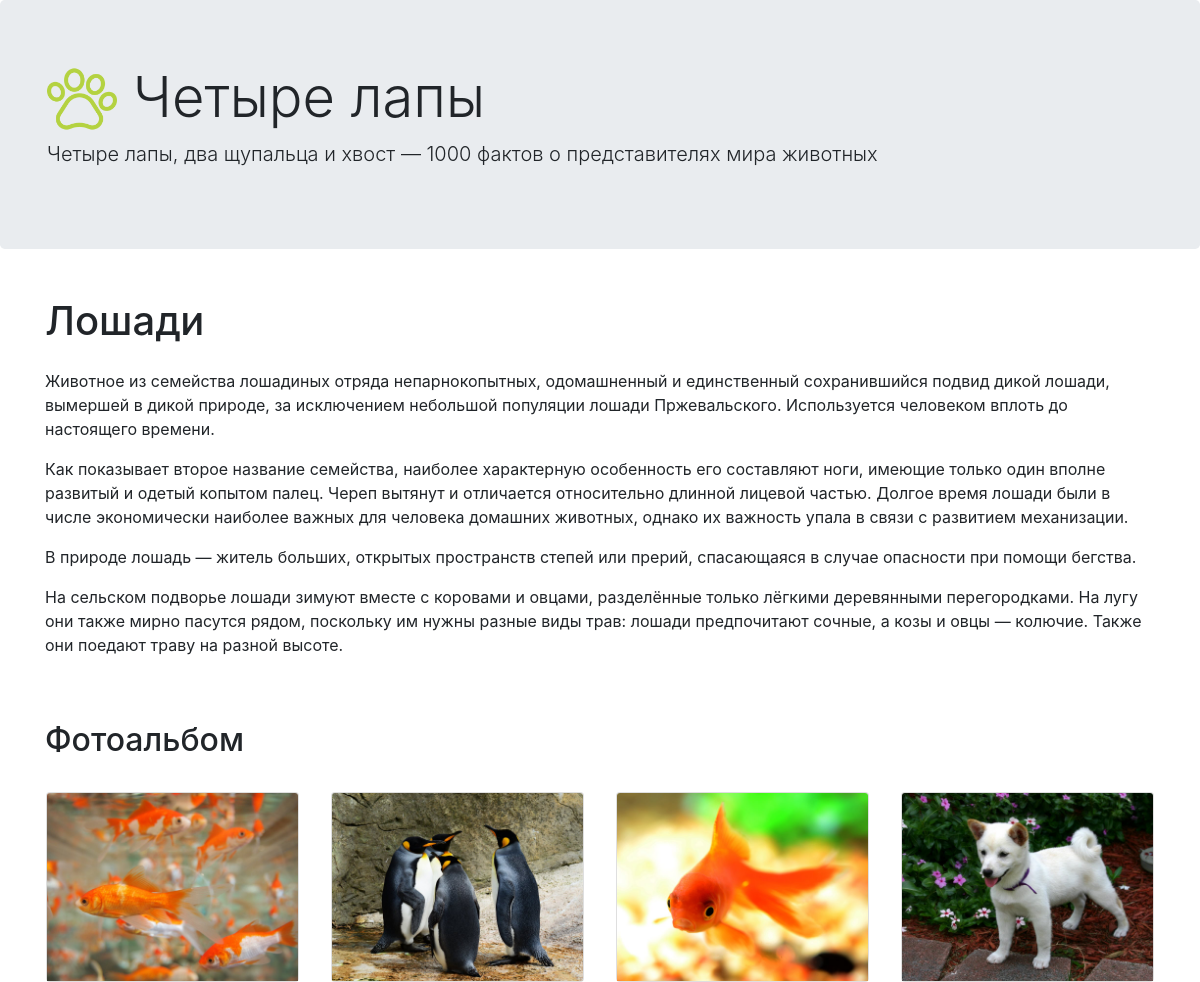
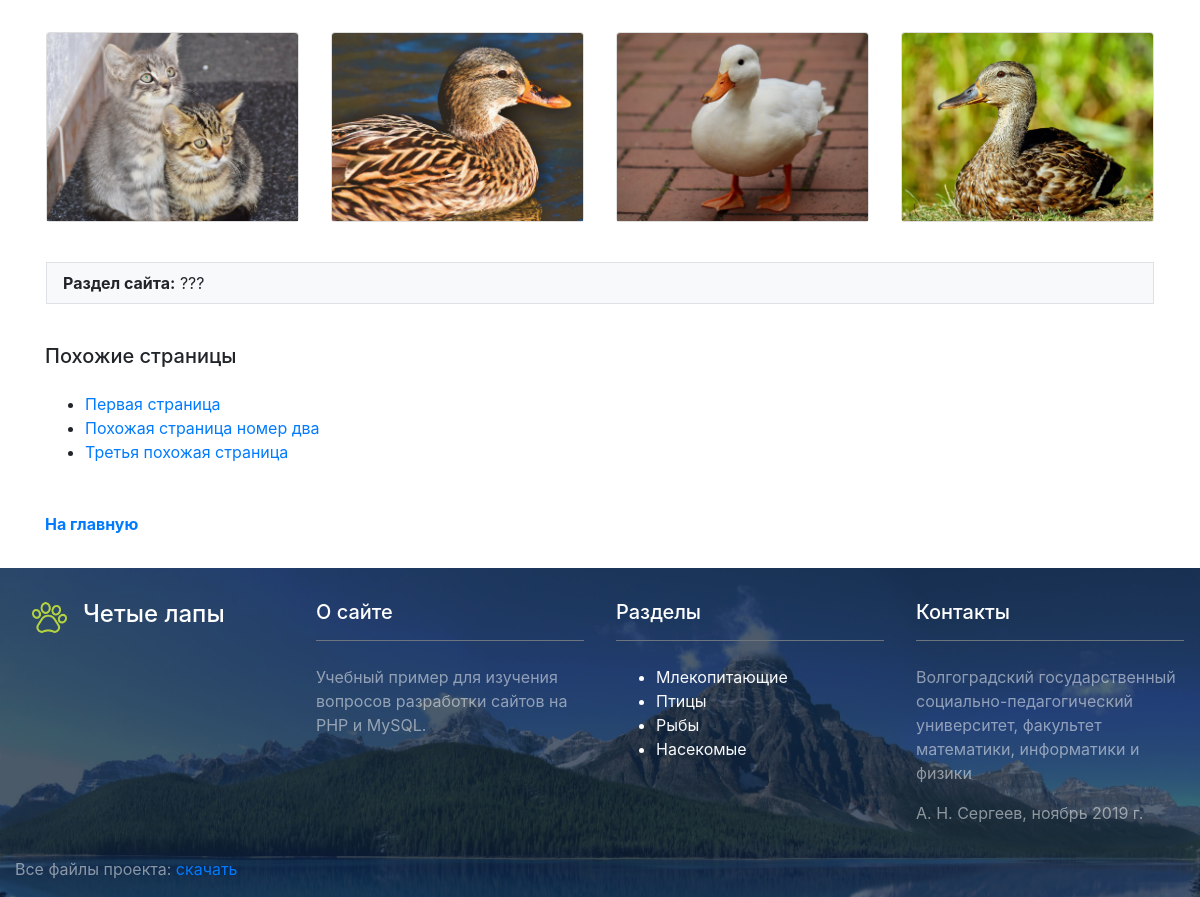
/?page=4, run on the app's committed database (2 pictures, top to bottom).
### tables this page shows
CREATE TABLE IF NOT EXISTS `pages` (
  `id` bigint(20) NOT NULL AUTO_INCREMENT,
  `title` text NOT NULL,
  `description` text,
  `content` text NOT NULL,
  `category` bigint(20) NOT NULL,
  `image` varchar(200) DEFAULT NULL,
  PRIMARY KEY (`id`)
);

CREATE TABLE IF NOT EXISTS `photos` (
  `id` bigint(20) NOT NULL AUTO_INCREMENT,
  `file` varchar(200) NOT NULL,
  `page` bigint(20) NOT NULL,
  PRIMARY KEY (`id`)
);

### content.php (the view)
<div class="container mt-5 mb-3">
    <?php
        $result = $mysqli->query( "SELECT * FROM pages WHERE id=$page_id" );
        $row = $result->fetch_assoc();
        if ( $row ) :
    ?>
    <div class="row">
        <div class="col mb-5">
            <h1 class="mb-4"><?php echo $row['title']; ?></h1>
            <p><?php echo preg_replace( "/\n\n|\r\n\r\n/", "<p>", $row['content'] ); ?>
        </div>
    </div>
    <div class="row">
        <div class="col">
            <h2 class="mb-3">Фотоальбом</h2>
            <div class="card-deck">
                <?php
                    $result = $mysqli->query( "SELECT * FROM photos ORDER BY rand() LIMIT 8" );
                    while ( $row = $result->fetch_assoc() ) :
                ?>
                <div class="col-12 col-sm-6 col-lg-4 col-xl-3 p-3">
                    <div class="card m-0">
                        <img src="images/<?php echo $row['file']; ?>" class="card-img-top">
                    </div>
                </div>
                <?php
                    endwhile;
                ?>
            </div>
        </div>
    </div>
    <div class="row">
        <div class="col bg-light border p-2 pl-3 m-3 mt-4">
            <strong>Раздел сайта:</strong> ???
        </div>
    </div>
    <div class="row">
        <div class="col">
            <h5 class="mt-4">Похожие страницы</h5>
            <ul class="mt-4">
                <li><a href="123">Первая страница</a></li>
                <li><a href="456">Похожая страница номер два</a></li>
                <li><a href="789">Третья похожая страница</a></li>
            </ul>
            <p class="mt-5"><strong><a href=".">На главную</a></strong>
        </div>
    </div>
    <?php
        else:
            include "404.php";
        endif;
    ?>
</div>

### data on the page
pages: title "Лошади", content "Животное из семейства лошадиных отряда непарнокопытных, одомашненный и единственный сохранившийся подвид дикой лошади, вымершей в дикой природе, за исключением небольшой популяции лошади Пржевальского. Используется человеком вплоть до настоящего времени. Как показывает второе название семейства, наиболее характерную особенность его составляют ноги, имеющие только один вполне развитый и одетый копытом палец. Череп вытянут и отличается относительно длинной лицевой частью. Долгое время лошади были в числе экономически наиболее важных для человека домашних животных, однако их важность упала в связи с развитием механизации. В природе лошадь — житель больших, открытых пространств степей или…"
photos: file (picture)
photos: file (picture)
photos: file (picture)
photos: file (picture)
photos: file (picture)
photos: file (picture)
photos: file (picture)
photos: file (picture)
